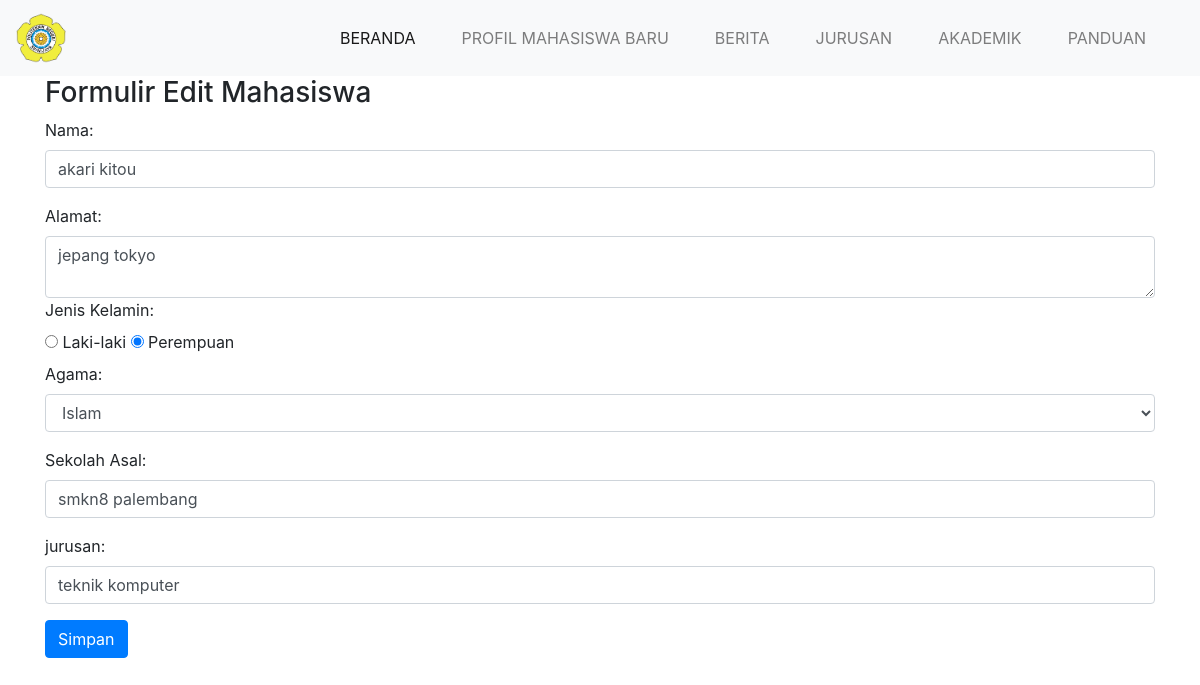
The page /form-edit.php?id=8 on the database its author committed.
### tables this page shows
CREATE TABLE `calon_mahasiswa` (
  `id` int(11) NOT NULL,
  `nama` varchar(64) NOT NULL,
  `alamat` varchar(255) NOT NULL,
  `jenis_kelamin` varchar(16) NOT NULL,
  `agama` varchar(16) NOT NULL,
  `sekolah_asal` varchar(64) NOT NULL,
  `jurusan` varchar(50) DEFAULT NULL
);

### form-edit.php (the view, shortened to what this page needs)
<?php
include("config.php");
$id = $_GET['id'];
$sql = "SELECT * FROM calon_mahasiswa WHERE id=$id";
$query = mysqli_query($db, $sql);
$siswa = mysqli_fetch_assoc($query);
?>
<!DOCTYPE html>
<html>
<head>
	<link rel="stylesheet" href="assets/bootstrap/css/bootstrap.min.css">
    <link rel="stylesheet" href="assets/index.css">
</head>
<body>
<nav class="navbar navbar-expand-lg navbar-light bg-light">
  <a class="navbar-brand" href="index.php">
  	<img src="assets/img/polsri.png" width="50" height="50" alt="">
  </a>
  <div class="collapse navbar-collapse" id="navbarNav">
            <ul class="navbar-nav ml-auto">
				<li class="nav-item active">
					<a class="nav-link" href="index.php">Beranda <span class="sr-only">(current)</span></a>
				</li>
				<li class="nav-item">
					<a class="nav-link" href="list-mahasiswa.php">Profil Mahasiswa Baru</a>
				</li>
				<li class="nav-item">
					<a class="nav-link" href="#">Berita</a>
				</li>
				<li class="nav-item">
					<a class="nav-link" href="#">Jurusan</a>
				</li>
				<li class="nav-item">
					<a class="nav-link" href="#">Akademik</a>
				</li>
				<li class="nav-item">
					<a class="nav-link" href="#">Panduan</a>
				</li>
            </ul>
        </div>
</nav>
	<div class="container">
		<h3>Formulir Edit Mahasiswa</h3>
	<form action="proses-edit.php" method="POST">
		<div class="mb-3">
			<label for="nama" class="form-label">Nama: </label>
			<input type="text" class="form-control" name="nama" placeholder="nama lengkap" value="<?php echo $siswa['nama'] ?>" />
		</div>
		<div class="mb-3">
			<label for="alamat" class="form-label">Alamat: </label>
			<textarea class="form-control" name="alamat"><?php echo $siswa['alamat'] ?></textarea>
		<div class="mb-3">
			<label for="jenis_kelamin" class="form-label">Jenis Kelamin: </label>
			<div>
			<?php $jk = $siswa['jenis_kelamin']; ?>
			<label><input type="radio" name="jenis_kelamin" value="laki-laki" <?php echo ($jk == 'laki-laki') ? "checked": "" ?>> Laki-laki</label>
			<label><input type="radio" name="jenis_kelamin" value="perempuan" <?php echo ($jk == 'perempuan') ? "checked": "" ?>> Perempuan</label>
			</div>
		<div class="mb-3">
			<label for="agama">Agama: </label>
			<?php $agama = $siswa['agama']; ?>
			<select class="form-select form-control" name="agama">
				<option <?php echo ($agama == 'Islam') ? "selected": "" ?>>Islam</option>
			</select>
		</div>
		<div class="mb-3">
			<label for="sekolah_asal">Sekolah Asal: </label>
			<input class="form-control" type="text" name="sekolah_asal" placeholder="nama sekolah" value="<?php echo $siswa['sekolah_asal'] ?>" />
		</div>
		<div class="mb-3">
			<label for="jurusan">jurusan: </label>
			<input class="form-control" type="text" name="jurusan" placeholder="jurusan" value="<?php echo $siswa['jurusan'] ?>" />
		</div>
		<div class="mb-3">
			<input class="btn btn-primary" type="submit" value="Simpan" name="simpan" />
		</div>
	</form>
	</div>
	</body>
</html>

### assets/index.css (style rules this page uses)
.nav-link { margin-right: 30px; text-transform: uppercase; }

### rows shown on the page
calon_mahasiswa: nama "akari kitou", alamat "jepang tokyo", jenis_kelamin "☐ Laki-laki", jenis_kelamin "☑ Perempuan", agama "Islam", sekolah_asal "smkn8 palembang", jurusan "teknik komputer"
